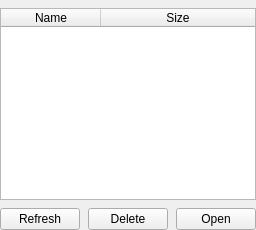
          <widget class="QWidget" name="tab_8">
           <attribute name="title">
            <string>Local Logs</string>
           </attribute>
           <layout class="QVBoxLayout" name="verticalLayout_12">
            <property name="spacing">
             <number>8</number>
            </property>
            <property name="leftMargin">
             <number>0</number>
            </property>
            <property name="topMargin">
             <number>8</number>
            </property>
            <property name="rightMargin">
             <number>0</number>
            </property>
            <property name="bottomMargin">
             <number>0</number>
            </property>
            <item>
             <widget class="QTableWidget" name="logLocalTable">
              <property name="editTriggers">
               <set>QAbstractItemView::EditTrigger::NoEditTriggers</set>
              </property>
              <property name="selectionMode">
               <enum>QAbstractItemView::SelectionMode::ExtendedSelection</enum>
              </property>
              <property name="selectionBehavior">
               <enum>QAbstractItemView::SelectionBehavior::SelectRows</enum>
              </property>
              <property name="sortingEnabled">
               <bool>false</bool>
              </property>
              <attribute name="horizontalHeaderStretchLastSection">
               <bool>true</bool>
              </attribute>
              <attribute name="verticalHeaderVisible">
               <bool>false</bool>
              </attribute>
              <column>
               <property name="text">
                <string>Name</string>
               </property>
              </column>
              <column>
               <property name="text">
                <string>Size</string>
               </property>
              </column>
             </widget>
            </item>
            <item>
             <layout class="QHBoxLayout" name="horizontalLayout_10">
              <property name="spacing">
               <number>8</number>
              </property>
              <item>
               <widget class="QPushButton" name="logLocalRefreshButton">
                <property name="text">
                 <string>Refresh</string>
                </property>
                <property name="icon">
                 <iconset resource="../res.qrc">
                  <normaloff>:/res/icons/Refresh-96.png</normaloff>:/res/icons/Refresh-96.png</iconset>
                </property>
               </widget>
              </item>
              <item>
               <spacer name="horizontalSpacer">
                <property name="orientation">
                 <enum>Qt::Orientation::Horizontal</enum>
                </property>
                <property name="sizeHint" stdset="0">
                 <size>
                  <width>0</width>
                  <height>0</height>
                 </size>
                </property>
               </spacer>
              </item>
              <item>
               <widget class="QPushButton" name="logLocalDeleteButton">
                <property name="text">
                 <string>Delete</string>
                </property>
                <property name="icon">
                 <iconset resource="../res.qrc">
                  <normaloff>:/res/icons/Delete-96.png</normaloff>:/res/icons/Delete-96.png</iconset>
                </property>
               </widget>
              </item>
              <item>
               <widget class="QPushButton" name="logLocalOpenButton">
                <property name="text">
                 <string>Open</string>
                </property>
                <property name="icon">
                 <iconset resource="../res.qrc">
                  <normaloff>:/res/icons/Open Folder-96.png</normaloff>:/res/icons/Open Folder-96.png</iconset>
                </property>
                <property name="primary" stdset="0">
                 <bool>true</bool>
                </property>
               </widget>
              </item>
             </layout>
            </item>
           </layout>
          </widget>
